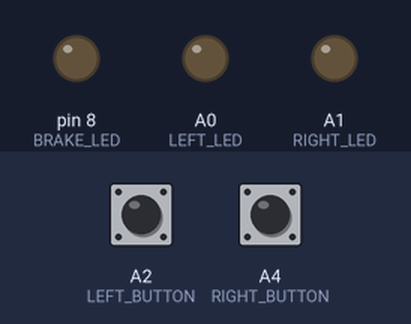
Recording of a sketch running on a simulated Arduino Uno, built with avr-gcc and run on an emulated ATmega328P. On the bench: output pins drawn as LEDs (lit = HIGH). The test bench sets the inputs (shaded band); at power-on: A2 (LEFT_BUTTON) HIGH, A4 (RIGHT_BUTTON) HIGH.

Above: at 1.2 s.
1.3 s: A2 (LEFT_BUTTON) pulled LOW for 0.15 s
At 1.37 s:
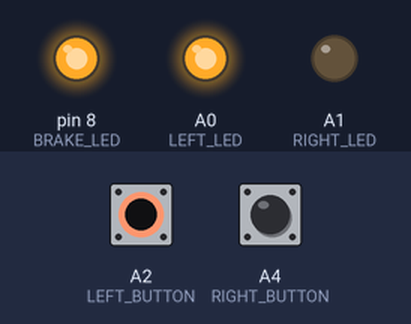
2.9 s: A4 (RIGHT_BUTTON) pulled LOW for 0.15 s
At 2.97 s:
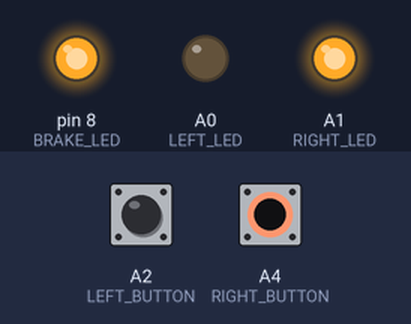
4.5 s: A4 (RIGHT_BUTTON) pulled LOW for 3.2 s
At 8.9 s:
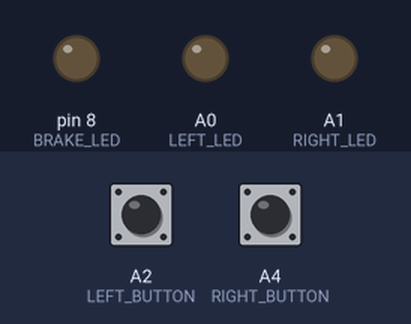
9.2 s: A2 (LEFT_BUTTON) pulled LOW for 3.2 s
At 10.0 s:
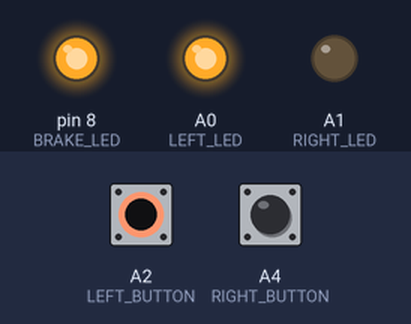
Timing chart, 0 to 13.9 s (numbered marks = the images above; inputs shaded):
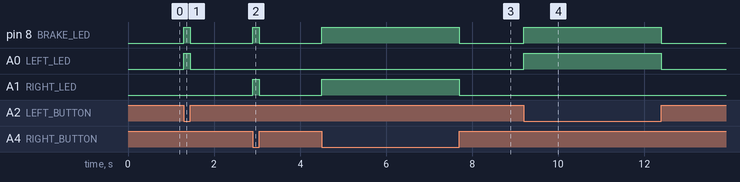

The sketch:

arduino_ide_based_code.ino
```cpp
// #define LEFT_LED PC0
// #define RIGHT_LED PC1
// #define BRAKE_LED PB0
// #define LEFT_BUTTON PC2
// #define RIGHT_BUTTON PC3

// void setup() {
//     // Configure LEDs as OUTPUT
//     DDRC |= (1 << LEFT_LED) | (1 << RIGHT_LED);
//     DDRB |= (1 << BRAKE_LED);

//     // Configure buttons as INPUT with pull-up resistors
//     DDRC &= ~((1 << LEFT_BUTTON) | (1 << RIGHT_BUTTON));
//     PORTC |= (1 << LEFT_BUTTON) | (1 << RIGHT_BUTTON);  // Enable pull-ups

//     // Initialize Serial Monitor
//     Serial.begin(9600);
// }

// void loop() {
//     static uint8_t left_state = 0, right_state = 0, hazard_mode = 0;
//     static uint32_t last_toggle = 0, button_press_time = 0;
//     uint32_t now = millis();

//     // Read button states
//     uint8_t left_pressed = !(PINC & (1 << LEFT_BUTTON));
//     uint8_t right_pressed = !(PINC & (1 << RIGHT_BUTTON));

//     // Handle button press logic
//     if (left_pressed && right_pressed) {
//         if (button_press_time == 0) button_press_time = now;
//         if (now - button_press_time >= 1000) {
//             hazard_mode = 1;
//             left_state = right_state = 0;  // Turn off individual indicators
//         }
//     } else if (left_pressed) {
//         if (button_press_time == 0) button_press_time = now;
//         if (now - button_press_time >= 1000) {
//             if (hazard_mode) hazard_mode = 0;
//             else {
//                 left_state = !left_state;
//                 right_state = 0;
//             }
//         }
//     } else if (right_pressed) {
//         if (button_press_time == 0) button_press_time = now;
//         if (now - button_press_time >= 1000) {
//             if (hazard_mode) hazard_mode = 0;
//             else {
//                 right_state = !right_state;
//                 left_state = 0;
//             }
//         }
//     } else {
//         button_press_time = 0;  // Reset if button is released
//     }

//     // LED Blinking logic every 300ms
//     if (now - last_toggle >= 300) {
//         last_toggle = now;
//         if (hazard_mode) {
//             PORTC ^= (1 << LEFT_LED) | (1 << RIGHT_LED);
//         } else {
//             if (left_state) PORTC ^= (1 << LEFT_LED);
//             else PORTC &= ~(1 << LEFT_LED);

//             if (right_state) PORTC ^= (1 << RIGHT_LED);
//             else PORTC &= ~(1 << RIGHT_LED);
//         }
//     }

//     // Brake LED control (ON if indicators or hazard mode active)
//     if (left_state || right_state || hazard_mode) PORTB |= (1 << BRAKE_LED);
//     else PORTB &= ~(1 << BRAKE_LED);

//     // Debugging output
//     Serial.print("Left: "); Serial.print(left_state);
//     Serial.print(" | Right: "); Serial.print(right_state);
//     Serial.print(" | Hazard: "); Serial.println(hazard_mode);

//     delay(50);
// }

// Define pins
#define LEFT_LED A0
#define RIGHT_LED A1
#define BRAKE_LED 8
#define LEFT_BUTTON A2
#define RIGHT_BUTTON A4

void setup() {
    pinMode(LEFT_LED, OUTPUT);
    pinMode(RIGHT_LED, OUTPUT);
    pinMode(BRAKE_LED, OUTPUT);

    pinMode(LEFT_BUTTON, INPUT_PULLUP);
    pinMode(RIGHT_BUTTON, INPUT_PULLUP);
}

void loop() {
    // Read button states
    bool leftPressed = digitalRead(LEFT_BUTTON) == LOW;
    bool rightPressed = digitalRead(RIGHT_BUTTON) == LOW;

    // Left LED control
    if (leftPressed) {
        digitalWrite(LEFT_LED, HIGH);
        digitalWrite(RIGHT_LED, LOW);  // Turn off right if left is pressed
    }

    // Right LED control
    else if (rightPressed) {
        digitalWrite(RIGHT_LED, HIGH);
        digitalWrite(LEFT_LED, LOW);  // Turn off left if right is pressed
    }

    // Turn off both if no button is pressed
    else {
        digitalWrite(LEFT_LED, LOW);
        digitalWrite(RIGHT_LED, LOW);
    }

    // Brake LED turns ON if any indicator is active
    if (leftPressed || rightPressed) {
        digitalWrite(BRAKE_LED, HIGH);
    } else {
        digitalWrite(BRAKE_LED, LOW);
    }
}
```

Measured:
- after the input at 1.3 s, pin 8 (BRAKE_LED), A0 (LEFT_LED): LOW → HIGH at once, → LOW 0.15 s later
- after the input at 2.9 s, pin 8 (BRAKE_LED), A1 (RIGHT_LED): LOW → HIGH at once, → LOW 0.15 s later
- after the input at 4.5 s, pin 8 (BRAKE_LED), A1 (RIGHT_LED): LOW → HIGH at once, → LOW 3.2 s later
- after the input at 9.2 s, pin 8 (BRAKE_LED), A0 (LEFT_LED): LOW → HIGH at once, → LOW 3.2 s later
